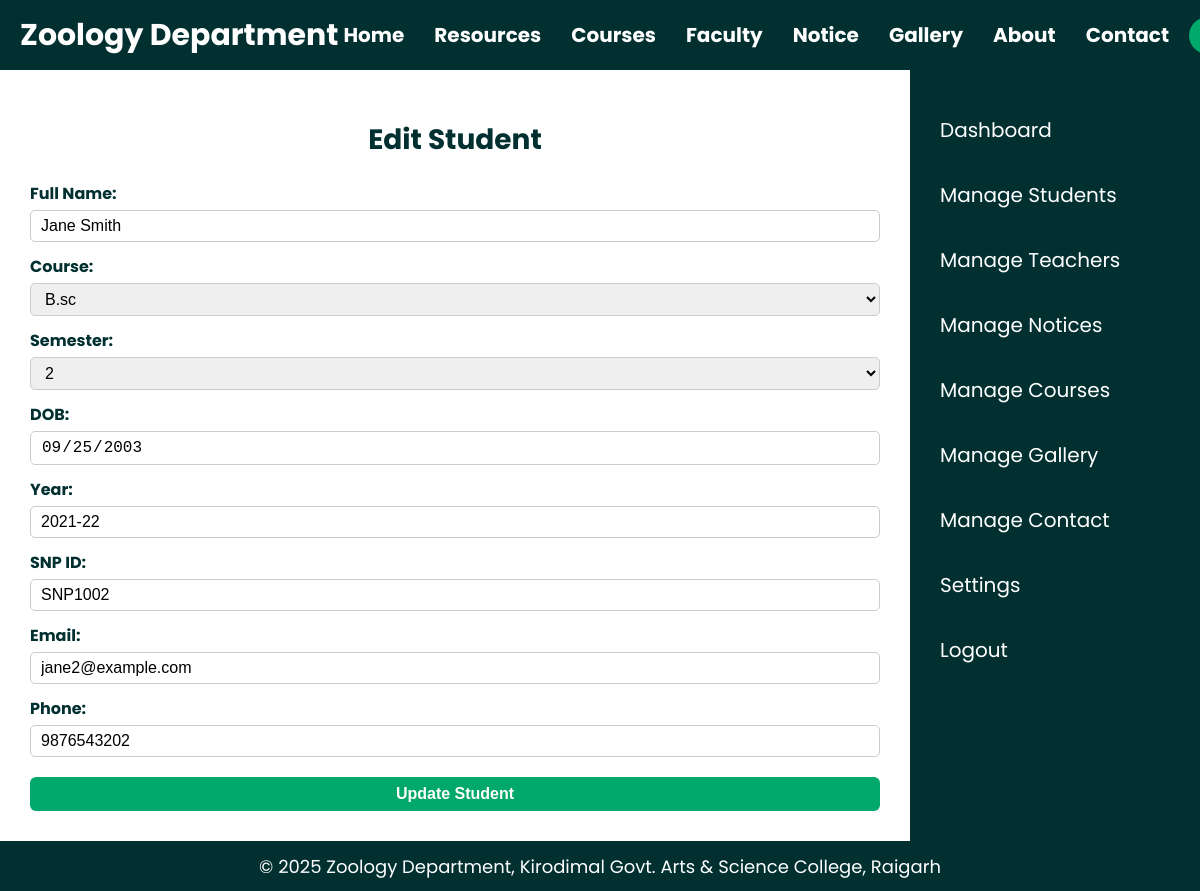
The page /edit_student.php?id=101 (signed in) on the database its author committed.
### tables this page shows
CREATE TABLE IF NOT EXISTS `students` (
  `user_id` int NOT NULL,
  `full_name` varchar(255) NOT NULL,
  `course` varchar(50) NOT NULL,
  `semester` int NOT NULL,
  `dob` date NOT NULL,
  `year` varchar(10) DEFAULT NULL,
  `snp_id` varchar(50) NOT NULL,
  `email` varchar(100) DEFAULT NULL,
  `phone_number` varchar(20) DEFAULT NULL,
  PRIMARY KEY (`user_id`),
  UNIQUE KEY `snp_id` (`snp_id`),
  UNIQUE KEY `snp_id_2` (`snp_id`)
);

### edit_student.php (the view, shortened to what this page needs)
<?php
include 'database/database.php';
$student_id = $_GET['id'];
$result = mysqli_query($conn, "SELECT * FROM students WHERE user_id='$student_id'");
$student = mysqli_fetch_assoc($result);
include 'header.php';
?>
<main class="edit-student-view">
    <?php include 'admin_sidebar.php'; ?>
    <div class="edit-student-content">
        <h1 class="edit-student-title">Edit Student</h1>
        <form action="edit_student_process.php" method="post" class="manual-form">
            <label>Full Name:</label>
            <input type="text" name="full_name" value="<?php echo $student['full_name']; ?>" required>
            <label for="course">Course:</label>
            <select name="course" required>
                <option value="B.sc" <?php if($student['course']=='B.sc') echo 'selected'; ?>>B.sc</option>
            </select>
            <label for="semester">Semester:</label>
            <select name="semester" required>
                <?php for($i=1;$i<=6;$i++): ?>
                    <option value="<?php echo $i; ?>" <?php if($student['semester']==$i) echo 'selected'; ?>><?php echo $i; ?></option>
                <?php endfor; ?>
            </select>
            <label for="dob">DOB:</label>
            <input type="date" name="dob" value="<?php echo $student['dob']; ?>" required>
            <label>Year:</label>
            <input type="text" name="year" value="<?php echo $student['year']; ?>">
            <label>SNP ID:</label>
            <input type="text" name="snp_id" value="<?php echo $student['snp_id']; ?>">
            <label>Email:</label>
            <input type="email" name="email" value="<?php echo $student['email']; ?>">
            <label>Phone:</label>
            <input type="text" name="phone_number" value="<?php echo $student['phone_number']; ?>">
            <input type="submit" name="update_student" value="Update Student">
        </form>
    </div>
</main>
<?php include 'footer.php'; ?>

### rows shown on the page
students: full_name "Jane Smith", course "B.sc", semester "2", dob "09/25/2003", year "2021-22", snp_id "SNP1002", email "jane2@example.com", phone_number "9876543202"
